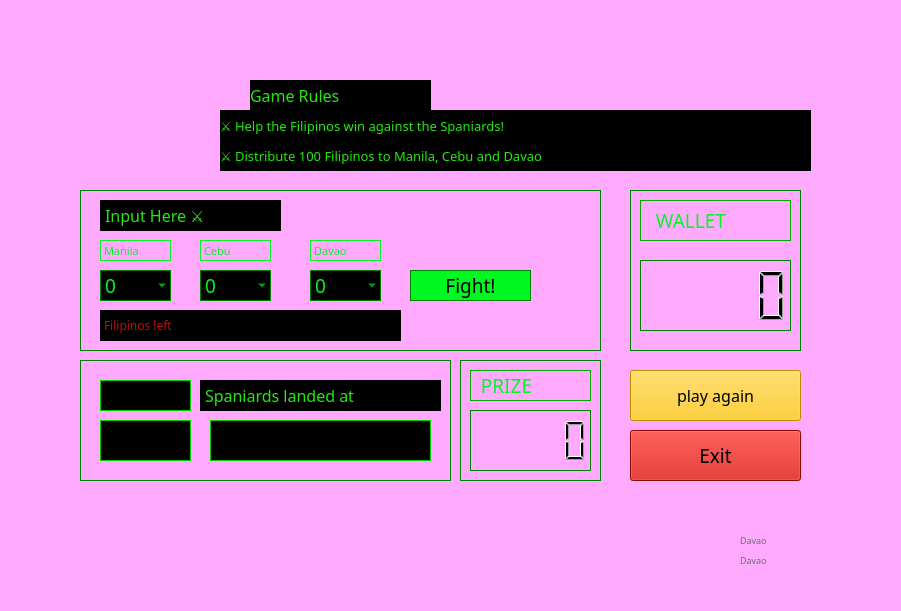
   <widget class="QWidget" name="wphwar" native="true">
    <property name="geometry">
     <rect>
      <x>0</x>
      <y>0</y>
      <width>901</width>
      <height>611</height>
     </rect>
    </property>
    <widget class="QLabel" name="lbmainbg">
     <property name="geometry">
      <rect>
       <x>-160</x>
       <y>-80</y>
       <width>1201</width>
       <height>701</height>
      </rect>
     </property>
     <property name="mouseTracking">
      <bool>false</bool>
     </property>
     <property name="styleSheet">
      <string notr="true">background-color: rgb(255, 255, 255);
background-color: rgb(255, 170, 255);</string>
     </property>
     <property name="text">
      <string/>
     </property>
     <property name="pixmap">
      <pixmap>../lotterygamez/shop.png</pixmap>
     </property>
     <property name="scaledContents">
      <bool>true</bool>
     </property>
    </widget>
    <widget class="QLabel" name="lbiconwar">
     <property name="geometry">
      <rect>
       <x>80</x>
       <y>90</y>
       <width>101</width>
       <height>81</height>
      </rect>
     </property>
     <property name="styleSheet">
      <string notr="true"/>
     </property>
     <property name="text">
      <string/>
     </property>
     <property name="pixmap">
      <pixmap>../lotterygamez/swords.png</pixmap>
     </property>
     <property name="scaledContents">
      <bool>true</bool>
     </property>
    </widget>
    <widget class="QLabel" name="lbinputhere_2">
     <property name="geometry">
      <rect>
       <x>250</x>
       <y>80</y>
       <width>181</width>
       <height>31</height>
      </rect>
     </property>
     <property name="font">
      <font>
       <family>OCR A Extended</family>
       <pointsize>12</pointsize>
       <weight>50</weight>
       <bold>false</bold>
      </font>
     </property>
     <property name="mouseTracking">
      <bool>true</bool>
     </property>
     <property name="styleSheet">
      <string notr="true">background-color: rgb(0, 0, 0);
border-color: rgb(0, 0, 0);
color: rgb(35, 234, 13);</string>
     </property>
     <property name="text">
      <string>Game Rules</string>
     </property>
    </widget>
    <widget class="QLabel" name="lbinputhere_4">
     <property name="geometry">
      <rect>
       <x>220</x>
       <y>140</y>
       <width>591</width>
       <height>31</height>
      </rect>
     </property>
     <property name="font">
      <font>
       <family>OCR A Extended</family>
       <pointsize>10</pointsize>
       <weight>50</weight>
       <bold>false</bold>
      </font>
     </property>
     <property name="mouseTracking">
      <bool>true</bool>
     </property>
     <property name="styleSheet">
      <string notr="true">background-color: rgb(0, 0, 0);
border-color: rgb(0, 0, 0);
color: rgb(35, 234, 13);</string>
     </property>
     <property name="text">
      <string>⚔️ Distribute 100 Filipinos to Manila, Cebu and Davao</string>
     </property>
    </widget>
    <widget class="QLabel" name="lbinputhere_3">
     <property name="geometry">
      <rect>
       <x>220</x>
       <y>110</y>
       <width>591</width>
       <height>31</height>
      </rect>
     </property>
     <property name="font">
      <font>
       <family>OCR A Extended</family>
       <pointsize>10</pointsize>
       <weight>50</weight>
       <bold>false</bold>
      </font>
     </property>
     <property name="mouseTracking">
      <bool>true</bool>
     </property>
     <property name="styleSheet">
      <string notr="true">background-color: rgb(0, 0, 0);
border-color: rgb(0, 0, 0);
color: rgb(35, 234, 13);</string>
     </property>
     <property name="text">
      <string>⚔️ Help the Filipinos win against the Spaniards!</string>
     </property>
    </widget>
    <widget class="QFrame" name="frphgame">
     <property name="geometry">
      <rect>
       <x>80</x>
       <y>190</y>
       <width>521</width>
       <height>161</height>
      </rect>
     </property>
     <property name="styleSheet">
      <string notr="true">border: 1px solid green;</string>
     </property>
     <property name="frameShape">
      <enum>QFrame::StyledPanel</enum>
     </property>
     <property name="frameShadow">
      <enum>QFrame::Raised</enum>
     </property>
     <widget class="QLabel" name="lbinputhere">
      <property name="geometry">
       <rect>
        <x>20</x>
        <y>10</y>
        <width>181</width>
        <height>31</height>
       </rect>
      </property>
      <property name="font">
       <font>
        <family>OCR A Extended</family>
        <pointsize>12</pointsize>
        <weight>50</weight>
        <bold>false</bold>
       </font>
      </property>
      <property name="mouseTracking">
       <bool>true</bool>
      </property>
      <property name="styleSheet">
       <string notr="true">background-color: rgb(0, 0, 0);
border-color: rgb(0, 0, 0);
color: rgb(35, 234, 13);</string>
      </property>
      <property name="text">
       <string>Input Here ⚔️</string>
      </property>
     </widget>
     <widget class="QPushButton" name="pbfight">
      <property name="geometry">
       <rect>
        <x>330</x>
        <y>80</y>
        <width>121</width>
        <height>31</height>
       </rect>
      </property>
      <property name="font">
       <font>
        <family>OCR A Extended</family>
        <pointsize>14</pointsize>
       </font>
      </property>
      <property name="styleSheet">
       <string notr="true">QPushButton
{
   
	background-color: rgb(0, 248, 32);
}

QPushButton:hover
{
   
	background-color: rgb(143, 255, 39);
	
}

QPushButton:pressed
{
   
	background-color: rgb(0, 248, 32);
	
}</string>
      </property>
      <property name="text">
       <string>Fight!</string>
      </property>
     </widget>
     <widget class="QLabel" name="lbfilleft">
      <property name="geometry">
       <rect>
        <x>20</x>
        <y>120</y>
        <width>301</width>
        <height>31</height>
       </rect>
      </property>
      <property name="font">
       <font>
        <family>OCR A Extended</family>
        <pointsize>9</pointsize>
        <weight>50</weight>
        <bold>false</bold>
       </font>
      </property>
      <property name="mouseTracking">
       <bool>true</bool>
      </property>
      <property name="styleSheet">
       <string notr="true">background-color: rgb(0, 0, 0);
border-color: rgb(0, 0, 0);
color: rgb(200, 11, 4);</string>
      </property>
      <property name="text">
       <string>Filipinos left</string>
      </property>
     </widget>
     <widget class="QComboBox" name="cbguess1ph">
      <property name="geometry">
       <rect>
        <x>20</x>
        <y>80</y>
        <width>71</width>
        <height>31</height>
       </rect>
      </property>
      <property name="font">
       <font>
        <family>OCR A Extended</family>
        <pointsize>14</pointsize>
       </font>
      </property>
      <property name="styleSheet">
       <string notr="true">color: rgb(0, 248, 32);
background-color: rgb(0, 0, 0);</string>
      </property>
      <item>
       <property name="text">
        <string>0</string>
       </property>
      </item>
      <item>
       <property name="text">
        <string>10</string>
       </property>
      </item>
      <item>
       <property name="text">
        <string>20</string>
       </property>
      </item>
      <item>
       <property name="text">
        <string>30</string>
       </property>
      </item>
      <item>
       <property name="text">
        <string>40</string>
       </property>
      </item>
      <item>
       <property name="text">
        <string>50</string>
       </property>
      </item>
      <item>
       <property name="text">
        <string>60</string>
       </property>
      </item>
      <item>
       <property name="text">
        <string>70</string>
       </property>
      </item>
      <item>
       <property name="text">
        <string>80</string>
       </property>
      </item>
      <item>
       <property name="text">
        <string>90</string>
       </property>
      </item>
      <item>
       <property name="text">
        <string>100</string>
       </property>
      </item>
     </widget>
     <widget class="QComboBox" name="cbguess2ph">
      <property name="geometry">
       <rect>
        <x>120</x>
        <y>80</y>
        <width>71</width>
        <height>31</height>
       </rect>
      </property>
      <property name="font">
       <font>
        <family>OCR A Extended</family>
        <pointsize>14</pointsize>
       </font>
      </property>
      <property name="styleSheet">
       <string notr="true">color: rgb(0, 248, 32);
background-color: rgb(0, 0, 0);</string>
      </property>
      <item>
       <property name="text">
        <string>0</string>
       </property>
      </item>
      <item>
       <property name="text">
        <string>10</string>
       </property>
      </item>
      <item>
       <property name="text">
        <string>20</string>
       </property>
      </item>
      <item>
       <property name="text">
        <string>30</string>
       </property>
      </item>
      <item>
       <property name="text">
        <string>40</string>
       </property>
      </item>
      <item>
       <property name="text">
        <string>50</string>
       </property>
      </item>
      <item>
       <property name="text">
        <string>60</string>
       </property>
      </item>
      <item>
       <property name="text">
        <string>70</string>
       </property>
      </item>
      <item>
       <property name="text">
        <string>80</string>
       </property>
      </item>
      <item>
       <property name="text">
        <string>90</string>
       </property>
      </item>
      <item>
       <property name="text">
        <string>100</string>
       </property>
      </item>
     </widget>
     <widget class="QComboBox" name="cbguess3ph">
      <property name="geometry">
       <rect>
        <x>230</x>
        <y>80</y>
        <width>71</width>
        <height>31</height>
       </rect>
      </property>
      <property name="font">
       <font>
        <family>OCR A Extended</family>
        <pointsize>14</pointsize>
       </font>
      </property>
      <property name="styleSheet">
       <string notr="true">color: rgb(0, 248, 32);
background-color: rgb(0, 0, 0);</string>
      </property>
      <item>
       <property name="text">
        <string>0</string>
       </property>
      </item>
      <item>
       <property name="text">
        <string>10</string>
       </property>
      </item>
      <item>
       <property name="text">
        <string>20</string>
       </property>
      </item>
      <item>
       <property name="text">
        <string>30</string>
       </property>
      </item>
      <item>
       <property name="text">
        <string>40</string>
       </property>
      </item>
      <item>
       <property name="text">
        <string>50</string>
       </property>
      </item>
      <item>
       <property name="text">
        <string>60</string>
       </property>
      </item>
      <item>
       <property name="text">
        <string>70</string>
       </property>
      </item>
      <item>
       <property name="text">
        <string>80</string>
       </property>
      </item>
      <item>
       <property name="text">
        <string>90</string>
       </property>
      </item>
      <item>
       <property name="text">
        <string>100</string>
       </property>
      </item>
     </widget>
     <widget class="QLabel" name="mnl">
      <property name="geometry">
       <rect>
        <x>20</x>
        <y>50</y>
        <width>71</width>
        <height>21</height>
       </rect>
      </property>
      <property name="font">
       <font>
        <family>OCR A Extended</family>
        <pointsize>8</pointsize>
        <weight>50</weight>
        <bold>false</bold>
       </font>
      </property>
      <property name="mouseTracking">
       <bool>true</bool>
      </property>
      <property name="styleSheet">
       <string notr="true">color: rgb(0, 248, 32);
border-color: none;</string>
      </property>
      <property name="text">
       <string>Manila</string>
      </property>
     </widget>
     <widget class="QLabel" name="cebu">
      <property name="geometry">
       <rect>
        <x>120</x>
        <y>50</y>
        <width>71</width>
        <height>21</height>
       </rect>
      </property>
      <property name="font">
       <font>
        <family>OCR A Extended</family>
        <pointsize>8</pointsize>
        <weight>50</weight>
        <bold>false</bold>
       </font>
      </property>
      <property name="mouseTracking">
       <bool>true</bool>
      </property>
      <property name="styleSheet">
       <string notr="true">color: rgb(0, 248, 32);
border-color: none;</string>
      </property>
      <property name="text">
       <string>Cebu</string>
      </property>
     </widget>
     <widget class="QLabel" name="davao">
      <property name="geometry">
       <rect>
        <x>230</x>
        <y>50</y>
        <width>71</width>
        <height>21</height>
       </rect>
      </property>
      <property name="font">
       <font>
        <family>OCR A Extended</family>
        <pointsize>8</pointsize>
        <weight>50</weight>
        <bold>false</bold>
       </font>
      </property>
      <property name="mouseTracking">
       <bool>true</bool>
      </property>
      <property name="styleSheet">
       <string notr="true">color: rgb(0, 248, 32);
border-color: none;</string>
      </property>
      <property name="text">
       <string>Davao</string>
      </property>
     </widget>
     <zorder>cbguess3ph</zorder>
     <zorder>lbfilleft</zorder>
     <zorder>lbinputhere</zorder>
     <zorder>pbfight</zorder>
     <zorder>cbguess2ph</zorder>
     <zorder>davao</zorder>
     <zorder>mnl</zorder>
     <zorder>cebu</zorder>
     <zorder>cbguess1ph</zorder>
    </widget>
    <widget class="QFrame" name="frwalletph">
     <property name="geometry">
      <rect>
       <x>630</x>
       <y>190</y>
       <width>171</width>
       <height>161</height>
      </rect>
     </property>
     <property name="styleSheet">
      <string notr="true">border: 1px solid green;</string>
     </property>
     <property name="frameShape">
      <enum>QFrame::StyledPanel</enum>
     </property>
     <property name="frameShadow">
      <enum>QFrame::Raised</enum>
     </property>
     <widget class="QLabel" name="lbprizeph">
      <property name="geometry">
       <rect>
        <x>10</x>
        <y>10</y>
        <width>151</width>
        <height>41</height>
       </rect>
      </property>
      <property name="font">
       <font>
        <family>OCR A Extended</family>
        <pointsize>14</pointsize>
       </font>
      </property>
      <property name="styleSheet">
       <string notr="true">color: rgb(0, 248, 32);
border-color: rgb(0, 170, 0);</string>
      </property>
      <property name="text">
       <string>  WALLET</string>
      </property>
     </widget>
     <widget class="QLCDNumber" name="lcdwalletph">
      <property name="geometry">
       <rect>
        <x>10</x>
        <y>70</y>
        <width>151</width>
        <height>71</height>
       </rect>
      </property>
      <property name="font">
       <font>
        <pointsize>11</pointsize>
       </font>
      </property>
     </widget>
    </widget>
    <widget class="QFrame" name="frresult">
     <property name="geometry">
      <rect>
       <x>80</x>
       <y>360</y>
       <width>371</width>
       <height>121</height>
      </rect>
     </property>
     <property name="styleSheet">
      <string notr="true">border: 1px solid green;</string>
     </property>
     <property name="frameShape">
      <enum>QFrame::StyledPanel</enum>
     </property>
     <property name="frameShadow">
      <enum>QFrame::Raised</enum>
     </property>
     <widget class="QLabel" name="lblnumofspaniards">
      <property name="geometry">
       <rect>
        <x>20</x>
        <y>20</y>
        <width>91</width>
        <height>31</height>
       </rect>
      </property>
      <property name="font">
       <font>
        <family>OCR A Extended</family>
        <pointsize>11</pointsize>
        <weight>50</weight>
        <bold>false</bold>
       </font>
      </property>
      <property name="mouseTracking">
       <bool>true</bool>
      </property>
      <property name="styleSheet">
       <string notr="true">background-color: rgb(0, 0, 0);
border-color: rgb(0, 211, 0);
color: rgb(35, 234, 13);</string>
      </property>
      <property name="text">
       <string/>
      </property>
     </widget>
     <widget class="QLabel" name="lblwherespaniadsland">
      <property name="geometry">
       <rect>
        <x>20</x>
        <y>60</y>
        <width>91</width>
        <height>41</height>
       </rect>
      </property>
      <property name="font">
       <font>
        <family>OCR A Extended</family>
        <pointsize>11</pointsize>
        <weight>50</weight>
        <bold>false</bold>
       </font>
      </property>
      <property name="mouseTracking">
       <bool>true</bool>
      </property>
      <property name="styleSheet">
       <string notr="true">background-color: rgb(0, 0, 0);
border-color: rgb(0, 211, 0);
color: rgb(35, 234, 13);</string>
      </property>
      <property name="text">
       <string/>
      </property>
     </widget>
     <widget class="QLabel" name="lbllandedat">
      <property name="geometry">
       <rect>
        <x>120</x>
        <y>20</y>
        <width>241</width>
        <height>31</height>
       </rect>
      </property>
      <property name="font">
       <font>
        <family>OCR A Extended</family>
        <pointsize>12</pointsize>
        <weight>50</weight>
        <bold>false</bold>
       </font>
      </property>
      <property name="mouseTracking">
       <bool>true</bool>
      </property>
      <property name="styleSheet">
       <string notr="true">background-color: rgb(0, 0, 0);
border-color: rgb(0, 0, 0);
color: rgb(35, 234, 13);</string>
      </property>
      <property name="text">
       <string>Spaniards landed at</string>
      </property>
     </widget>
     <widget class="QLabel" name="lblwinorlose">
      <property name="geometry">
       <rect>
        <x>130</x>
        <y>60</y>
        <width>221</width>
        <height>41</height>
       </rect>
      </property>
      <property name="font">
       <font>
        <family>OCR A Extended</family>
        <pointsize>14</pointsize>
        <weight>50</weight>
        <bold>false</bold>
       </font>
      </property>
      <property name="mouseTracking">
       <bool>true</bool>
      </property>
      <property name="styleSheet">
       <string notr="true">background-color: rgb(0, 0, 0);
border-color: rgb(0, 211, 0);
color: rgb(35, 234, 13);</string>
      </property>
      <property name="text">
       <string/>
      </property>
     </widget>
    </widget>
    <widget class="QFrame" name="frprice">
     <property name="geometry">
      <rect>
       <x>460</x>
       <y>360</y>
       <width>141</width>
       <height>121</height>
      </rect>
     </property>
     <property name="styleSheet">
      <string notr="true">border: 1px solid green;</string>
     </property>
     <property name="frameShape">
      <enum>QFrame::StyledPanel</enum>
     </property>
     <property name="frameShadow">
      <enum>QFrame::Raised</enum>
     </property>
     <widget class="QLabel" name="lbpriceph">
      <property name="geometry">
       <rect>
        <x>10</x>
        <y>10</y>
        <width>121</width>
        <height>31</height>
       </rect>
      </property>
      <property name="font">
       <font>
        <family>OCR A Extended</family>
        <pointsize>14</pointsize>
       </font>
      </property>
      <property name="styleSheet">
       <string notr="true">color: rgb(0, 248, 32);
border-color: rgb(0, 170, 0);</string>
      </property>
      <property name="text">
       <string> PRIZE</string>
      </property>
     </widget>
     <widget class="QLCDNumber" name="lcdprizeph">
      <property name="geometry">
       <rect>
        <x>10</x>
        <y>50</y>
        <width>121</width>
        <height>61</height>
       </rect>
      </property>
      <property name="font">
       <font>
        <pointsize>11</pointsize>
       </font>
      </property>
     </widget>
    </widget>
    <widget class="QPushButton" name="pbplayagainph">
     <property name="geometry">
      <rect>
       <x>630</x>
       <y>370</y>
       <width>171</width>
       <height>51</height>
      </rect>
     </property>
     <property name="font">
      <font>
       <family>OCR A Extended</family>
       <pointsize>12</pointsize>
      </font>
     </property>
     <property name="styleSheet">
      <string notr="true">QPushButton
{
background-color: rgb(255, 199, 0);
}

QPushButton:hover
{
   
	background-color: rgb(255, 236, 20);
}

QPushButton:pressed
{
   
	background-color: rgb(255, 199, 0);
	
}</string>
     </property>
     <property name="text">
      <string>play again</string>
     </property>
    </widget>
    <widget class="QPushButton" name="pbexitph">
     <property name="geometry">
      <rect>
       <x>630</x>
       <y>430</y>
       <width>171</width>
       <height>51</height>
      </rect>
     </property>
     <property name="font">
      <font>
       <family>OCR A Extended</family>
       <pointsize>14</pointsize>
      </font>
     </property>
     <property name="styleSheet">
      <string notr="true">QPushButton
{
	background-color: rgb(200, 11, 4);
}

QPushButton:hover
{
   
	background-color: rgb(241, 12, 4);
	
}

QPushButton:pressed
{
   
	background-color: rgb(200, 11, 4);
	
}</string>
     </property>
     <property name="text">
      <string>Exit</string>
     </property>
    </widget>
    <widget class="QLabel" name="secretplaceph">
     <property name="geometry">
      <rect>
       <x>740</x>
       <y>530</y>
       <width>71</width>
       <height>21</height>
      </rect>
     </property>
     <property name="font">
      <font>
       <family>OCR A Extended</family>
       <pointsize>7</pointsize>
       <weight>50</weight>
       <bold>false</bold>
      </font>
     </property>
     <property name="mouseTracking">
      <bool>true</bool>
     </property>
     <property name="styleSheet">
      <string notr="true">color: rgb(109, 109, 109);
border-color: none;</string>
     </property>
     <property name="text">
      <string>Davao</string>
     </property>
    </widget>
    <widget class="QLabel" name="secretnumph">
     <property name="geometry">
      <rect>
       <x>740</x>
       <y>550</y>
       <width>71</width>
       <height>21</height>
      </rect>
     </property>
     <property name="font">
      <font>
       <family>OCR A Extended</family>
       <pointsize>7</pointsize>
       <weight>50</weight>
       <bold>false</bold>
      </font>
     </property>
     <property name="mouseTracking">
      <bool>true</bool>
     </property>
     <property name="styleSheet">
      <string notr="true">color: rgb(109, 109, 109);
border-color: none;</string>
     </property>
     <property name="text">
      <string>Davao</string>
     </property>
    </widget>
   </widget>
